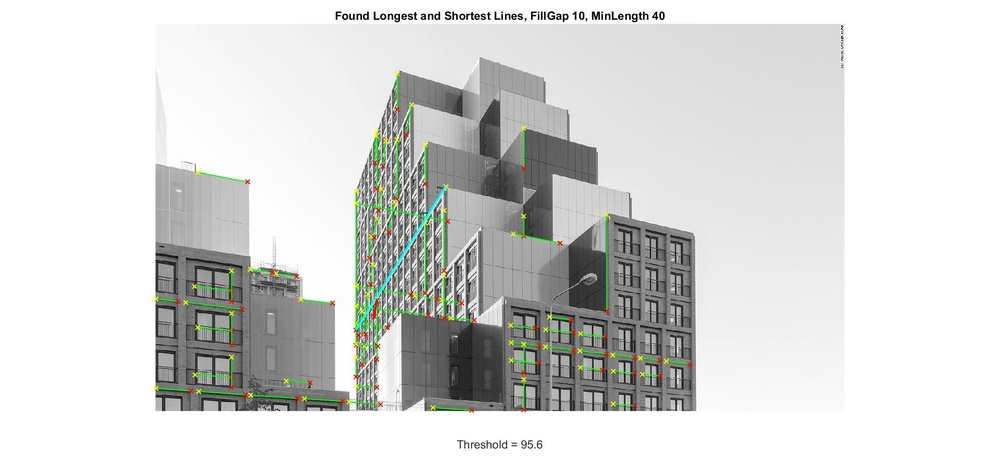
%> input picture Week 7 - Line and Circle Detection Using Hough Transform/Media Resources/B_Find_Lines.jpg, 1000 x 474 px, shrunk from 1920 x 911 before the run
$ octave --eval "lab5houghlines(imread('Media Resources/B_Find_Lines.jpg'));"   (GNU Octave 9; MATLAB toolbox functions it lacks are replaced by stand-ins)
%> lines starting %> are read from the running program, lines starting %| are printed output that depends on the picture; in (x1, y1, x2, y2) boxes, pixels count from 0 and x2, y2 are one past the last pixel; in counts of white or black regions, pixels touching at a corner belong together; the program's own positions count from 1
function lab5houghlines (im)
tic
% The row, column, and channels of the image are obtained along with the cardinality of the image.
[r, c, ch] = size(im);
%> r = 474; c = 1000; ch = 3
Card = r*c;
%> Card = 474000

img = im;
%> img is the input picture: size 474x1000x3 uint8; mean R, G, B 215.3, 216.4, 214.7

% This is added in case the image introduced is an RGB image.
% It functions to convert it to a gray-scale image.
if ch == 3
    img = rgb2gray(img);
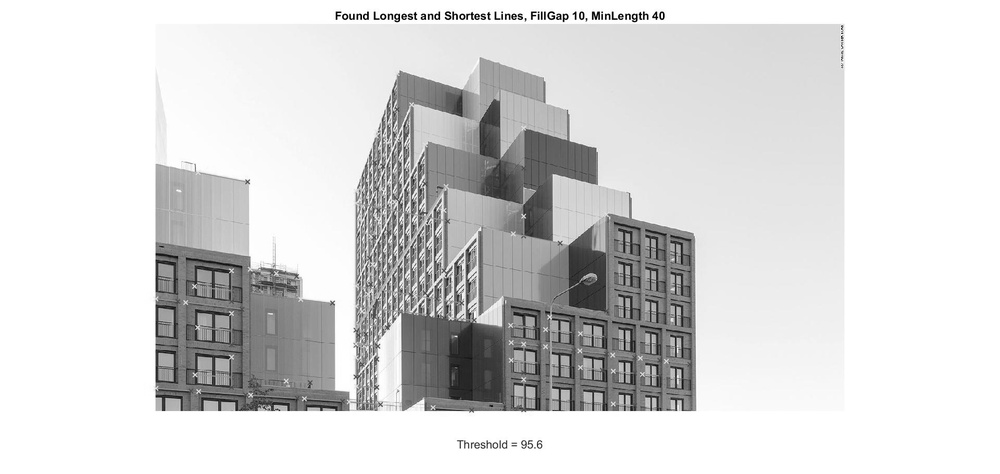
%> img: size 474x1000 uint8; min 0, max 255, mean 215.9
end

% Create a Black-white Edge Image
I = edge(img, 'zerocross');
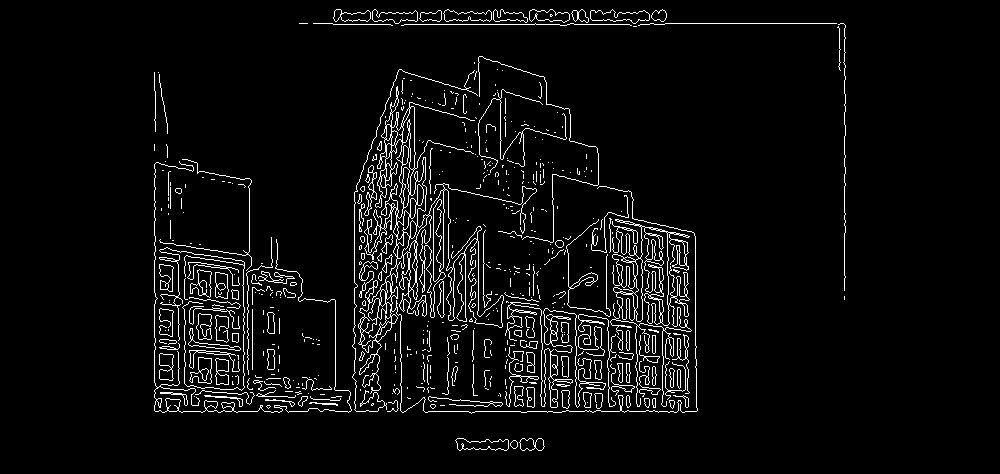
%> I: size 474x1000 logical; 4.8% white in thin lines or dots, all inside (x1, y1, x2, y2) = (154, 9, 846, 451)

% Find the space matrix, theta, and rho parameters.
[H,T,R] = hough(I);
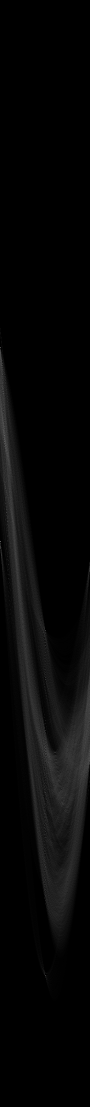
%> H: size 2213x180 double (shown at 1/2 size); min 0, max 367, mean 10.2; drawn with min black and max white
%> T = 180 values from -90 to 89; R = 2213 values from -1106 to 1106

% Threshold
t = 0.5*max(H(:));
%> t = 183.5

% Find the peaks
P = houghpeaks(H, 20, 'threshold', t);
%> P = [696 1; 1083 1; 1261 91; 1951 91]

% Plot the results
figure %1
subplot(2,2,1);
imshow(im);
title('Original Image');

subplot(2,2,2)
imshow(I)
title('Edges')

subplot(2,2,3.5);
imshow(imadjust(rescale(H)),'XData',T,'YData',R,'InitialMagnification','fit');
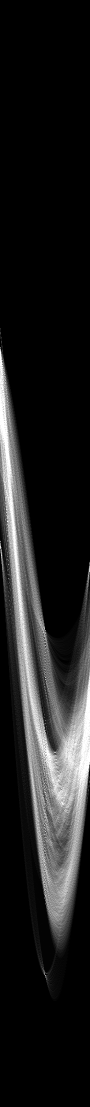
%> displayed picture: size 2213x180, on the screen's scale of 0 to 255 (shown at 1/2 size); min 0, max 255, mean 31
title('Hough Transform');
xlabel('\theta'), ylabel('\rho');
axis on, axis normal, hold on;

figure %2
imshow(H,[],'XData',T,'YData',R,'InitialMagnification','fit');
xlabel('\theta'), ylabel('\rho');
axis on, axis normal, hold on;
plot(T(P(:,2)),R(P(:,1)),'s','color','white');
title('20 Peaks Hough Transform with Default Threshold (0.5 of Maximum Hough Points)')
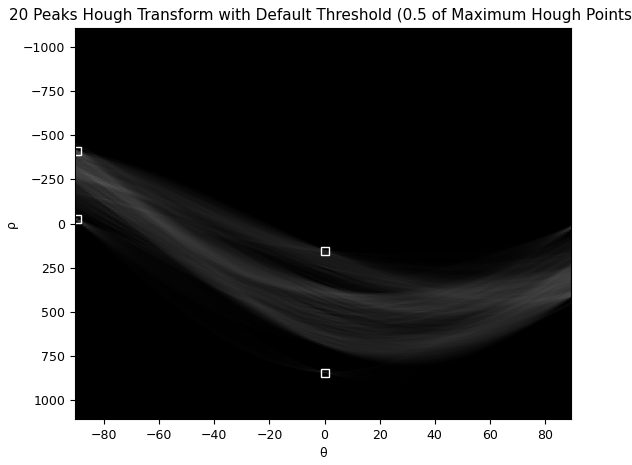
%> figure redrawn from the program's plot data

% Extract the line segments based on Hough Transform
lines = houghlines(I,T,R,P,'FillGap',10,'MinLength',40);
%> lines = 9 lines; longest, point1 to point2 (x, y): (425, 412) to (697, 412), (405, 25) to (630, 25), (845, 137) to (845, 300), (156, 412) to (308, 412), (155, 165) to (155, 293), (155, 305) to (155, 411)

% Plot the lines extracted and highlight the longest and shortest lines.
figure %3
imshow(img), hold on
max_len = 0;
min_len = 0;
for k = 1:length(lines)
    % Obtain the endpoints of each line found earlier.
   xy = [lines(k).point1; lines(k).point2];
   plot(xy(:,1),xy(:,2),'LineWidth',1,'Color','green');

   % Plot beginnings and ends of lines
   plot(xy(1,1),xy(1,2),'x','LineWidth',1,'Color','yellow');
   plot(xy(2,1),xy(2,2),'x','LineWidth',1,'Color','red');

   % Determine the endpoints of the longest line segment
   len = norm(lines(k).point1 - lines(k).point2);
   if (len > max_len)
      max_len = len;
      xy_long = xy;
   end

   if(k==1)
       min_len = max_len;
   end
   % Use this to find the shortest line.
   if (len <= min_len)
      min_len = len;
      xy_short = xy;
   end
end
%> this loop made 9 passes
%> (len, max_len, min_len, xy_short) on pass 1: (152, 152, 152, [156 412; 308 412])
%> (len, min_len, xy_short) on passes 2, 4: (70, 70, [336 412; 406 412]), (57, 57, [334 25; 391 25])
%> `lab5houghlines(imread('Media Resources/B_Find_Lines.jpg'));`:
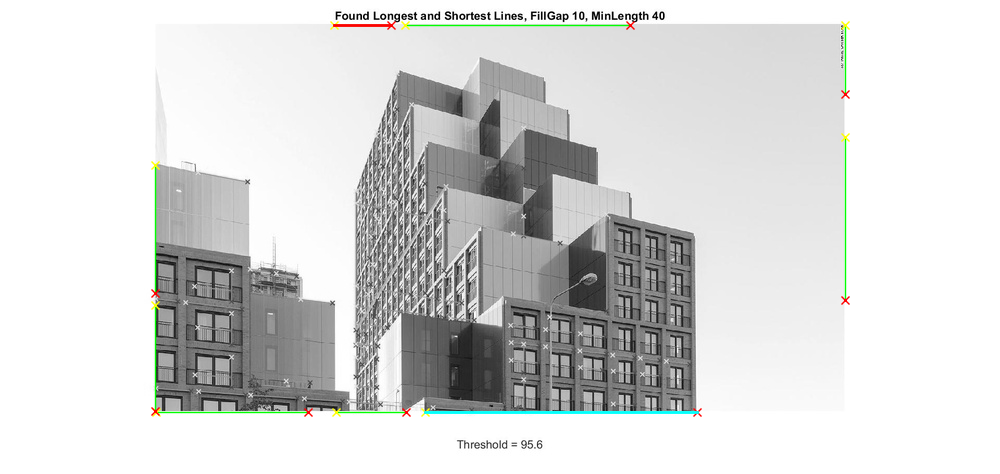
%> figure redrawn from the program's plot data; its title reads 'Found Longest and Shortest Lines, FillGap 10, MinLength 40'

% Highlight the longest and shortest lines.
plot(xy_long(:,1),xy_long(:,2),'LineWidth',2,'Color','cyan');
plot(xy_short(:,1),xy_short(:,2),'LineWidth',2,'Color','red');
title('Found Longest and Shortest Lines, FillGap 10, MinLength 40')
xlabel(['Threshold = ', num2str(t)])

toc
end

$ run again, on Week 7 - Line and Circle Detection Using Hough Transform/Media Resources/C_Find_Lines.jpg
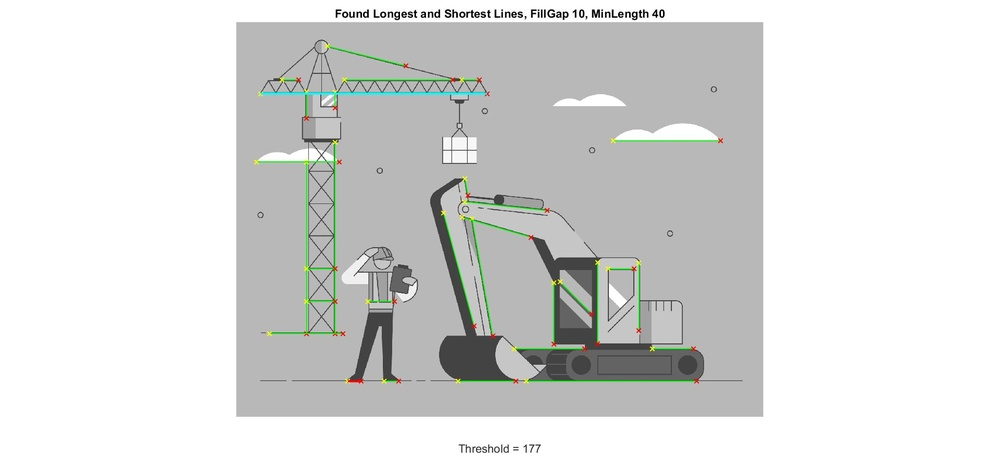
%> input picture Week 7 - Line and Circle Detection Using Hough Transform/Media Resources/C_Find_Lines.jpg, 1000 x 474 px, shrunk from 1920 x 911 before the run
%> in lab5houghlines, img is the input picture: size 474x1000x3 uint8; mean R, G, B 218.9, 220, 218.7
%> img: size 474x1000 uint8
%> in lab5houghlines, `I = edge(img, 'zerocross');`:
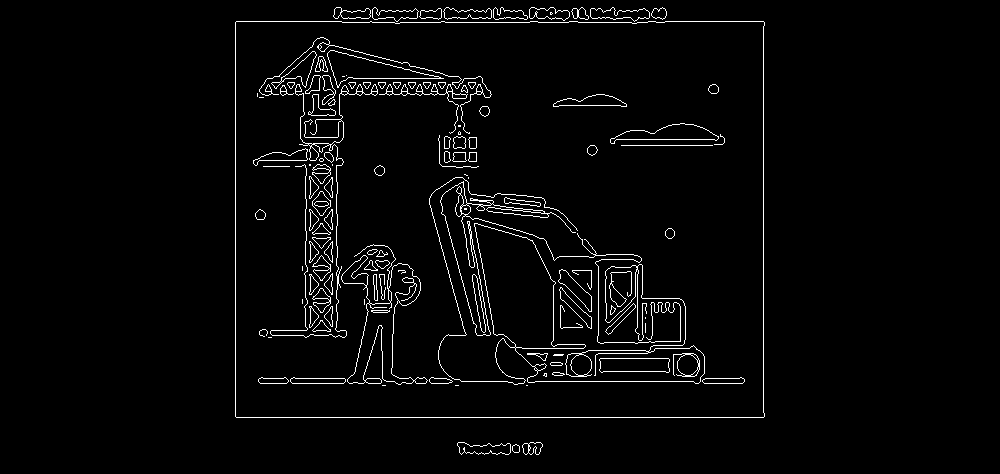
%> I: size 474x1000 logical; 2.9% white in thin lines or dots, all inside (x1, y1, x2, y2) = (235, 7, 765, 455)
%> T = 180 values from -90 to 89; R = 2213 values from -1106 to 1106
%> t = 264
%> P = [690 1; 1342 91; 1870 91; 1085 1]
%> lines = 4 lines; point1 to point2 (x, y): (237, 418) to (764, 418), (764, 22) to (764, 418), (236, 23) to (236, 417), (343, 23) to (665, 23)
%> the loop in lab5houghlines, `for k = 1:length(lines)` made 4 passes
%> (len, max_len, min_len, xy_short) on pass 1: (527, 527, 527, [237 418; 764 418])
%> `lab5houghlines(imread('Media Resources/B_Find_Lines.jpg'));`:
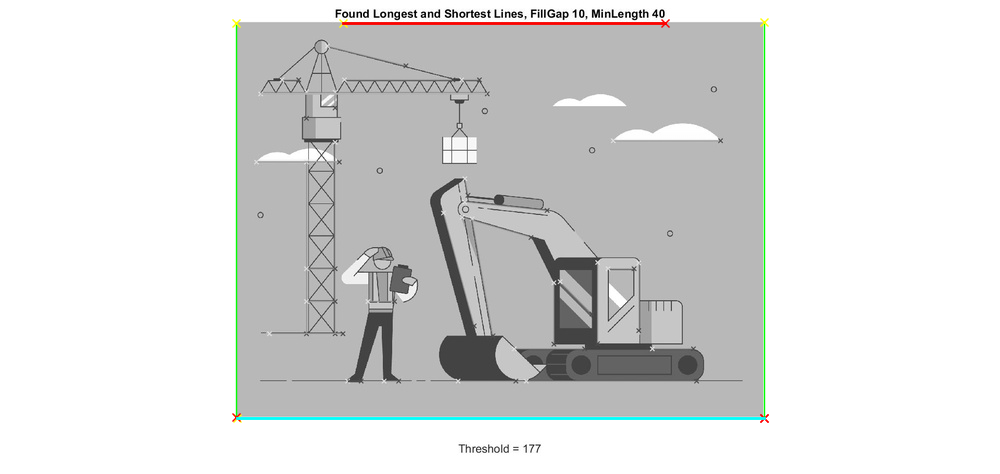
%> figure redrawn from the program's plot data; its title reads 'Found Longest and Shortest Lines, FillGap 10, MinLength 40'
